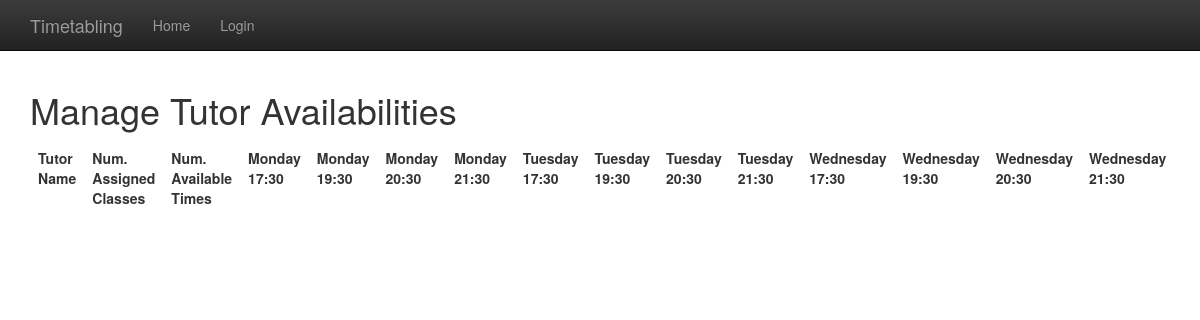
The app's page /tutoravailability with its own data.
### timetabler/models.py (models this page shows, shortened)
class Base(CRUDMixin):
    __abstract__ = True
    id = db.Column('id', db.Integer, primary_key=True)
    year = db.Column('year', db.Integer, nullable=False)
    studyperiod = db.Column('studyperiod', db.String(20), nullable=False)

class Timeslot(Base):
    __tablename__ = 'timeslots'
    timetable = db.Column(db.Integer, db.ForeignKey('timetable.id'))
    day = db.Column(db.String(50), nullable=False)
    daynumeric = db.Column(db.String(50), nullable=False)
    time = db.Column(db.String(50), nullable=False)
    timetabledclasses = db.relationship("TimetabledClass", backref=db.backref('timeslot'), single_parent=True,
                                        cascade='all,delete-orphan')
    preferredtime = db.Column(db.Boolean)

### timetabler/views.py (the view)
@app.route('/tutoravailability')
@admin_permission.require()
def managetutoravailability():
    return render_template("tutoravailability.html", timeslots=Timeslot.get_all(), tutors=Tutor.get_all())

### timetabler/models.py (called while the page is built)
def get_current_year():
    admin = Admin.query.filter_by(key='currentyear').first()
    return int(admin.value)

def get_current_studyperiod():
    admin = Admin.query.filter_by(key='studyperiod').first()
    return admin.value

    @classmethod
    def get_all(cls, **kwargs):
        return cls.query.filter_by(year=get_current_year(), studyperiod=get_current_studyperiod(), **kwargs).all()

### timetabler/templates/tutoravailability.html (shortened to what this page needs)
{% extends "layout.html" %}
{% block content %}
    <div class="row">
        <div class="col-md-12">
            <h1>Manage Tutor Availabilities</h1>
            <table class="table" id="tutoravailabilities">
                <thead>
                <td>Tutor Name</td>
                <td>Num. Assigned Classes</td>
                <td>Num. Available Times</td>
                {% for timeslot in timeslots %}
                    <td>{{ timeslot.day }} {{ timeslot.time }}</td>
                {% endfor %}
                </thead>
            </table>
        </div>
    </div>
{% endblock %}

### timetabler/static/css/theme.css (style rules this page uses)
body { padding-top: 70px; padding-bottom: 30px; }
thead { font-weight: bold; }

### records on screen
Timeslot: day "Monday", time "17:30"
Timeslot: day "Monday", time "19:30"
Timeslot: day "Monday", time "20:30"
Timeslot: day "Monday", time "21:30"
Timeslot: day "Tuesday", time "17:30"
Timeslot: day "Tuesday", time "19:30"
Timeslot: day "Tuesday", time "20:30"
Timeslot: day "Tuesday", time "21:30"
Timeslot: day "Wednesday", time "17:30"
Timeslot: day "Wednesday", time "19:30"
Timeslot: day "Wednesday", time "20:30"
Timeslot: day "Wednesday", time "21:30"
